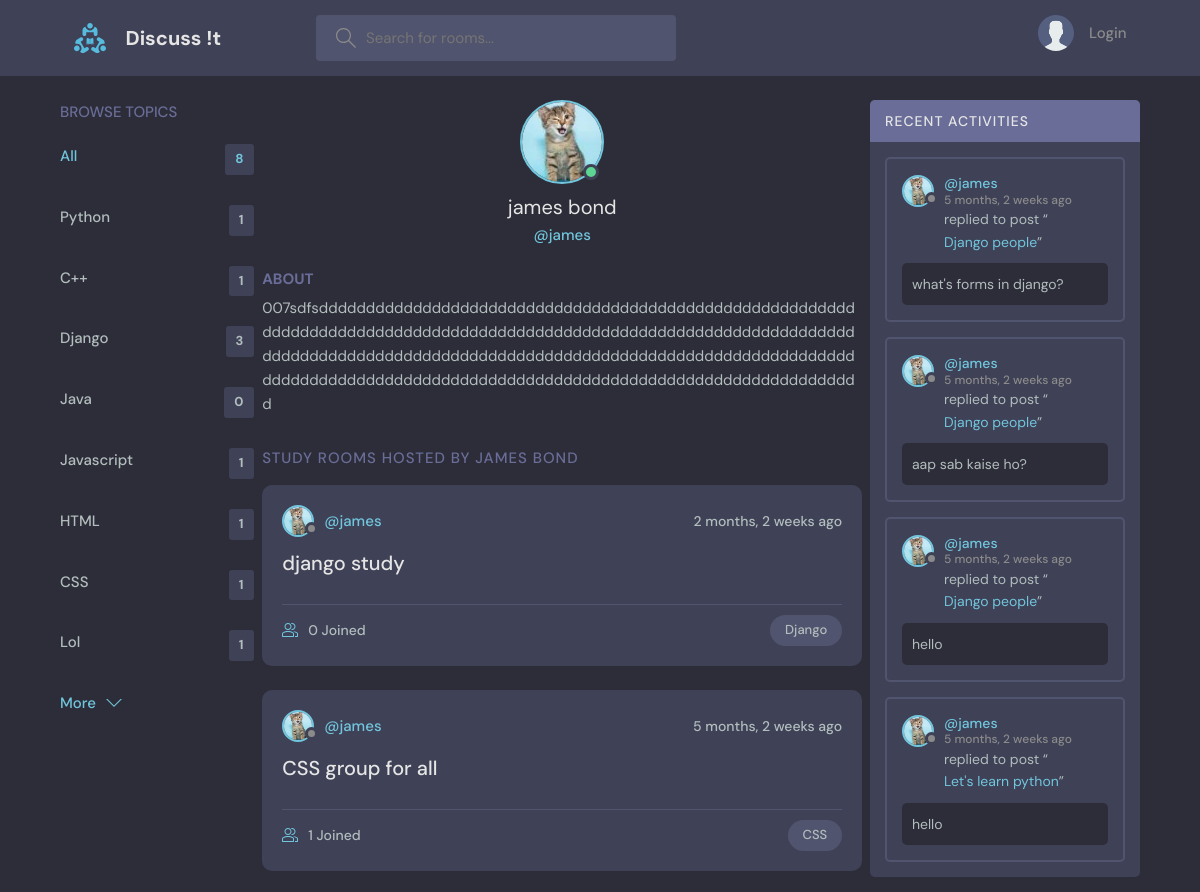
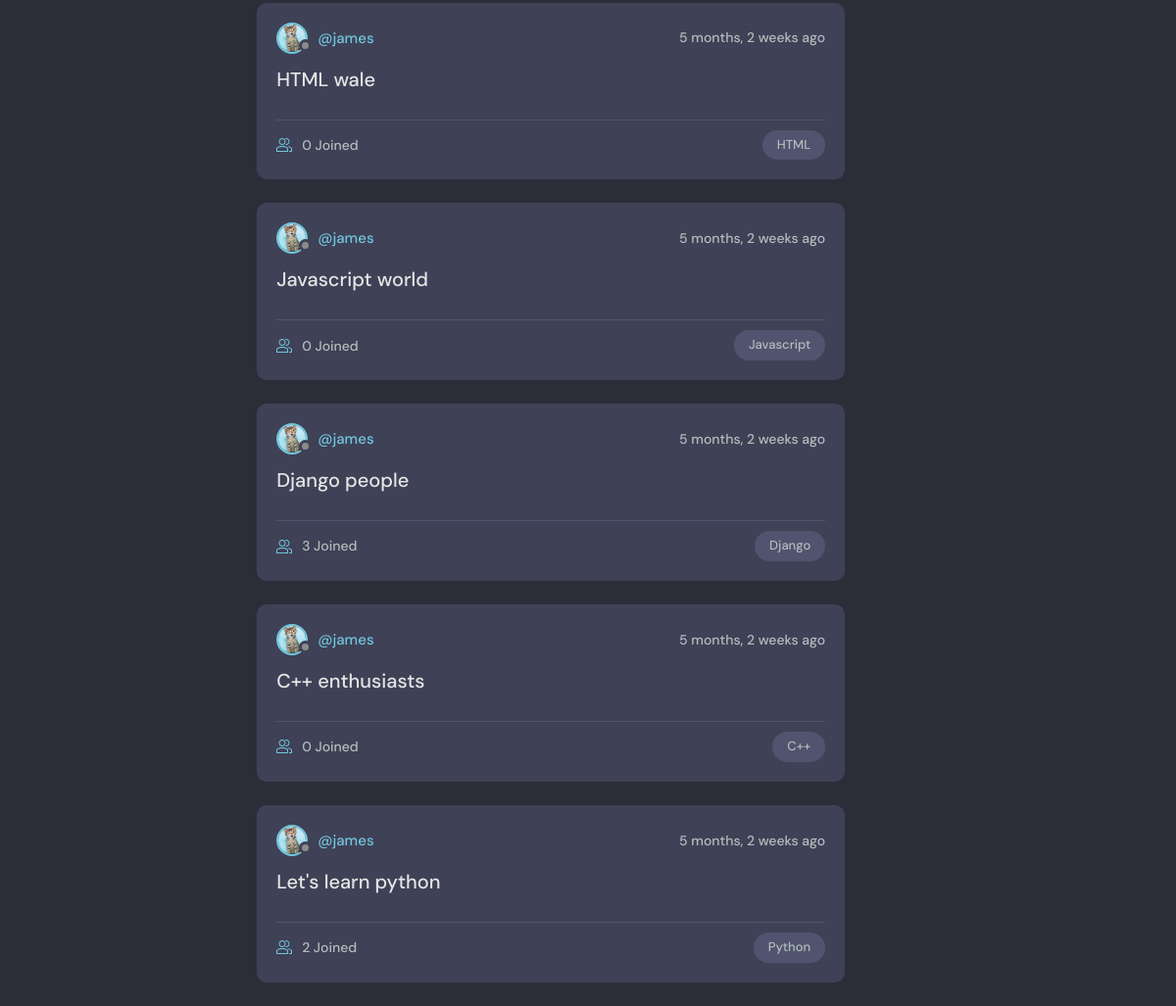
Page /profile/1/ on the committed database (2 pictures, top to bottom).
### base/models.py (models this page shows, shortened)
class Topic(models.Model):
    name = models.CharField(max_length = 200)

class User(AbstractUser):
    name = models.CharField(max_length=200, null=True)
    email = models.EmailField(unique=True, null=True)
    bio = models.TextField(null=True)
    avatar = models.ImageField(null=True, default="avatar.svg")
    USERNAME_FIELD = 'email'
    REQUIRED_FIELDS = []

class Room(models.Model):
    host = models.ForeignKey(User, on_delete = models.SET_NULL, null = True)
    topic = models.ForeignKey(Topic, on_delete = models.SET_NULL, null = True)
    name = models.CharField(max_length = 200)
    description = models.TextField(null = True, blank = True)
    participants = models.ManyToManyField(User, related_name = 'participants', blank = True)
    updated = models.DateTimeField(auto_now = True)
    created = models.DateTimeField(auto_now_add = True)
    class Meta:
        ordering = ['-updated','-created']
    def __str__(self):
        return self.name

class Message(models.Model):
    user = models.ForeignKey(User, on_delete = models.CASCADE)
    room = models.ForeignKey(Room, on_delete = models.CASCADE)
    body = models.TextField()
    updated = models.DateTimeField(auto_now = True)
    created = models.DateTimeField(auto_now_add = True)
    class Meta:
        ordering = ['-updated','-created']

### base/views.py (the view)
# urls.py: path('profile/<str:pk>/', views.userProfile, name = "user-profile"),
def userProfile(request, pk):
    user = User.objects.get(id = pk)
    rooms = user.room_set.all()
    room_messages = user.message_set.all()
    topics = Topic.objects.all()
    context = {'user': user, 'rooms': rooms, 'room_messages': room_messages, 'topics': topics}
    return render(request, 'base/profile.html', context)

### base/templates/base/profile.html (shortened to what this page needs)
{% extends 'main.html' %}
{% block content %}
  <main class="profile-page layout layout--3">
    <div class="container">
      {% include 'base/topics_component.html' %}
      <div class="roomList">
        <div class="profile">
          <div class="profile__avatar">
            <div class="avatar avatar--large active">
              <img src="{{user.avatar.url}}" />
            </div>
          </div>
          <div class="profile__info">
            <h3>{{user.name}}</h3>
            <p>@{{user.username}}</p>
          </div>
          <div class="profile__about">
            <h3>About</h3>
            <p class="bio">
              {{user.bio}}
            </p>
          </div>
        </div>
        <div class="roomList__header">
          <div>
            <h2>Study Rooms Hosted by {{user.name}}</a>
            </h2>
          </div>
        </div>
        {% include 'base/feed_component.html' %}
      </div>
      {% include 'base/activity_component.html' %}
    </div>
  </main>
{% endblock %}

### templates/main.html (shortened to what this page needs)
<!DOCTYPE html>
{% load static %}
<html lang="en">
  <head>
    <link rel="stylesheet" href="{% static 'styles/style.css' %}" />
  </head>
  <body>
    {% include 'navbar.html' %}
    {% block content %}
    {% endblock %}
  </body>
</html>

### templates/navbar.html (shortened to what this page needs)
{% load static %}
<header class="header header--loggedIn">
    <div class="container">
        <a href="{% url 'home' %}" class="header__logo">
        <img src="{% static 'images/logo.svg' %}" />
        <h1>Discuss !t</h1>
        </a>
        <form class="header__search" method="GET" action="{% url 'home' %}">
        <label>
            <input name="q" placeholder="Search for rooms..." />
        </label>
        </form>
        <nav class="header__menu">
        {% if request.user.is_authenticated %}
        <div class="header__user">
            <a href="{% url 'user-profile' request.user.id %}">
            <div class="avatar avatar--medium active">
                <img src="{{request.user.avatar.url}}" />
            </div>
            <p>{{request.user.name}}<span>@{{request.user.username}}</span></p>
            </a>
            <button class="dropdown-button">
            <svg version="1.1" xmlns="http://www.w3.org/2000/svg" width="32" height="32" viewBox="0 0 32 32">
                <title>chevron-down</title>
                <path d="M16 21l-13-13h-3l16 16 16-16h-3l-13 13z"></path>
            </svg>
            </button>
        </div>
        {% else %}
        <a href="{% url 'login' %}">
            <img src="{% static 'images/avatar.svg' %}" />
            <p>Login</p>
        </a>
        {% endif %}
        </nav>
    </div>
</header>

### base/templates/base/topics_component.html
<div class="topics">
    <div class="topics__header">
    <h2>Browse Topics</h2>
    </div>
    <ul class="topics__list">
        <li>
            <a href="{% url 'home' %}" class="active">All <span>{{topics.count}}</span></a>
        </li>
        {% for topic in topics %}
        <li>
            <a href="{% url 'home' %}?q={{topic.name}}">{{topic.name}}<span>{{topic.room_set.all.count}}</span></a>
        </li>
        {% endfor %}
    </ul>
    <a class="btn btn--link" href="{% url 'topics' %}">
    More
    <svg version="1.1" xmlns="http://www.w3.org/2000/svg" width="32" height="32" viewBox="0 0 32 32">
        <title>chevron-down</title>
        <path d="M16 21l-13-13h-3l16 16 16-16h-3l-13 13z"></path>
    </svg>
    </a>
</div>

### base/templates/base/feed_component.html (shortened to what this page needs)
{% for room in rooms %}
<div class="roomListRoom">
    <div class="roomListRoom__header">
        <a href="{% url 'user-profile' room.host.id %}" class="roomListRoom__author">
        <div class="avatar avatar--small">
            <img src="{{room.host.avatar.url}}" />
        </div>
        <span>@{{room.host.username}}</span>
        </a>
        <div class="roomListRoom__actions">
        <span>{{room.created|timesince}} ago</span>
        </div>
    </div>
    <div class="roomListRoom__content">
        <a href="{% url 'room' room.id %}">{{room.name}}</a>
    </div>
    <div class="roomListRoom__meta">
        <a href="{% url 'room' room.id %}" class="roomListRoom__joined">
        {{room.participants.all.count}} Joined
        </a>
        <p class="roomListRoom__topic">{{room.topic.name}}</p>
    </div>
</div>
{% endfor %}

### base/templates/base/activity_component.html (shortened to what this page needs)
<div class="activities">
    <div class="activities__header">
    <h2>Recent Activities</h2>
    </div>
    {% for message in room_messages %}
    <div class="activities__box">
    <div class="activities__boxHeader roomListRoom__header">
        <a href="{% url 'user-profile' message.user.id %}" class="roomListRoom__author">
        <div class="avatar avatar--small">
            <img src="{{message.user.avatar.url}}" />
        </div>
        <p>
            @{{message.user.username}}
            <span>{{message.created | timesince}} ago</span>
        </p>
        </a>
    </div>
    <div class="activities__boxContent">
        <p>replied to post “<a href="{% url 'room' message.room.id %}">{{message.room}}</a>”</p>
        <div class="activities__boxRoomContent">
            {{message.body}}
        </div>
    </div>
    </div>
    {% endfor %}
</div>

### rows in the picture
Topic: name "Python", room_set.all.count "1"
Topic: name "C++", room_set.all.count "1"
Topic: name "Django", room_set.all.count "3"
Topic: name "Java", room_set.all.count "0"
Topic: name "Javascript", room_set.all.count "1"
Topic: name "HTML", room_set.all.count "1"
Topic: name "CSS", room_set.all.count "1"
Topic: name "Lol", room_set.all.count "1"
User: avatar (picture), name "james bond", username "james", bio "007sdfsddddddddddddddddddddddddddddddddddddddddddddddddddddddddddddddddddddddddddddddddddddddddddddddddddddddddddddddddddddddddddddddddddddddddddddddddddddddddddddddddddddddddddddddddddddddddddddddddddddddddddddddddddddddddddddddddddddddddddddddddddddddd", name "JAMES BOND"
Room: host.avatar (picture), host.username "james", created "2 months, 2 weeks", name "django study", participants.all.count "0", topic.name "Django"
Room: host.avatar (picture), host.username "james", created "5 months, 2 weeks", name "CSS group for all", participants.all.count "1", topic.name "CSS"
Room: host.avatar (picture), host.username "james", created "5 months, 2 weeks", name "HTML wale", participants.all.count "0", topic.name "HTML"
Room: host.avatar (picture), host.username "james", created "5 months, 2 weeks", name "Javascript world", participants.all.count "0", topic.name "Javascript"
Room: host.avatar (picture), host.username "james", created "5 months, 2 weeks", name "Django people", participants.all.count "3", topic.name "Django"
Room: host.avatar (picture), host.username "james", created "5 months, 2 weeks", name "C++ enthusiasts", participants.all.count "0", topic.name "C++"
Room: host.avatar (picture), host.username "james", created "5 months, 2 weeks", name "Let's learn python", participants.all.count "2", topic.name "Python"
Message: user.avatar (picture), user.username "james", created "5 months, 2 weeks", room "Django people", body "what's forms in django?"
Message: user.avatar (picture), user.username "james", created "5 months, 2 weeks", room "Django people", body "aap sab kaise ho?"
Message: user.avatar (picture), user.username "james", created "5 months, 2 weeks", room "Django people", body "hello"
Message: user.avatar (picture), user.username "james", created "5 months, 2 weeks", room "Let's learn python", body "hello"

### other values in the picture
{{ topics.count }} "8"
